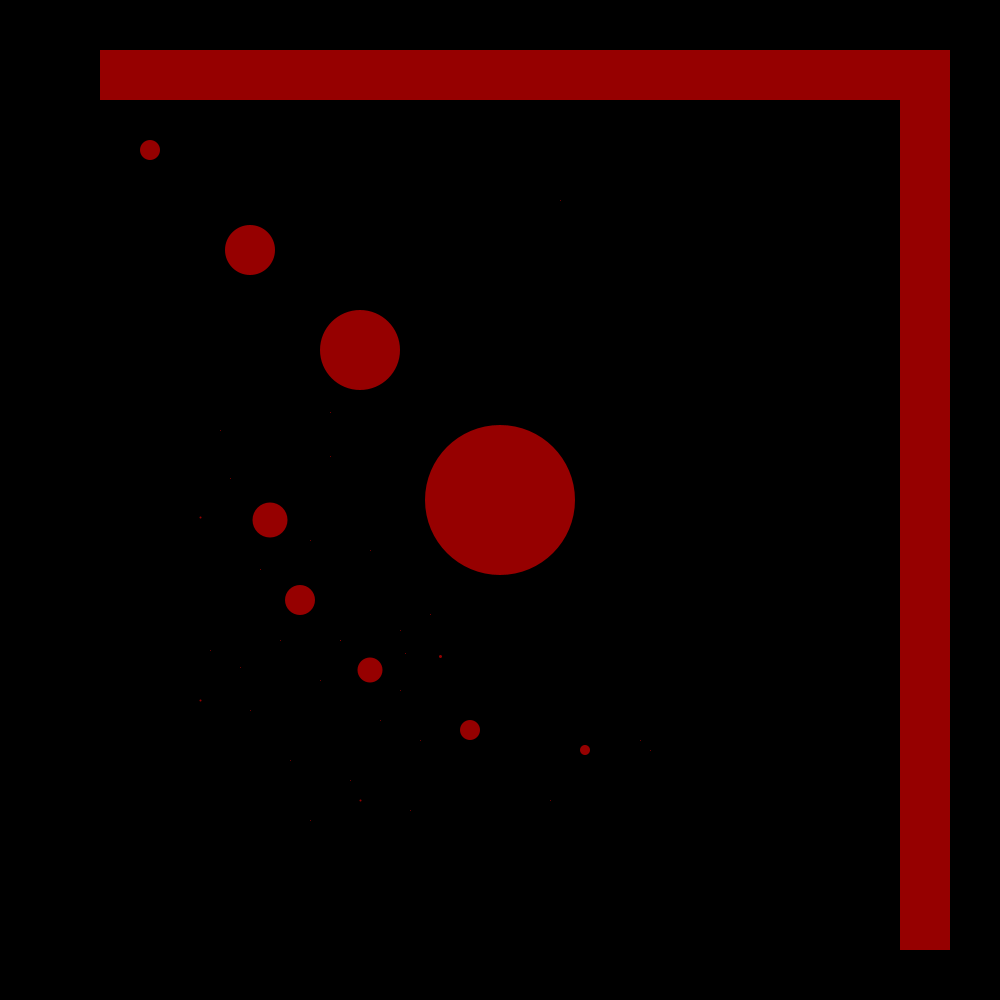
Frame 1 (no input)
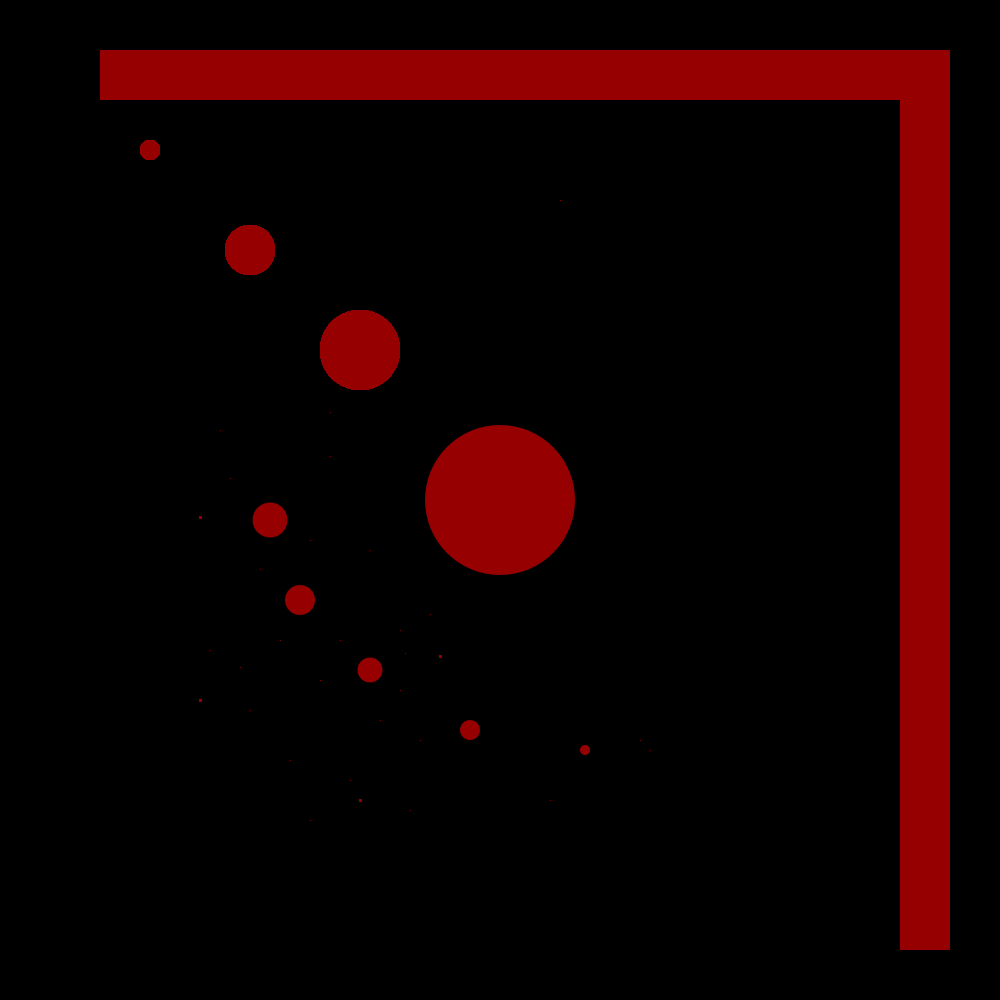
Frame 60 (the mouse pressed at the canvas centre just before this capture)
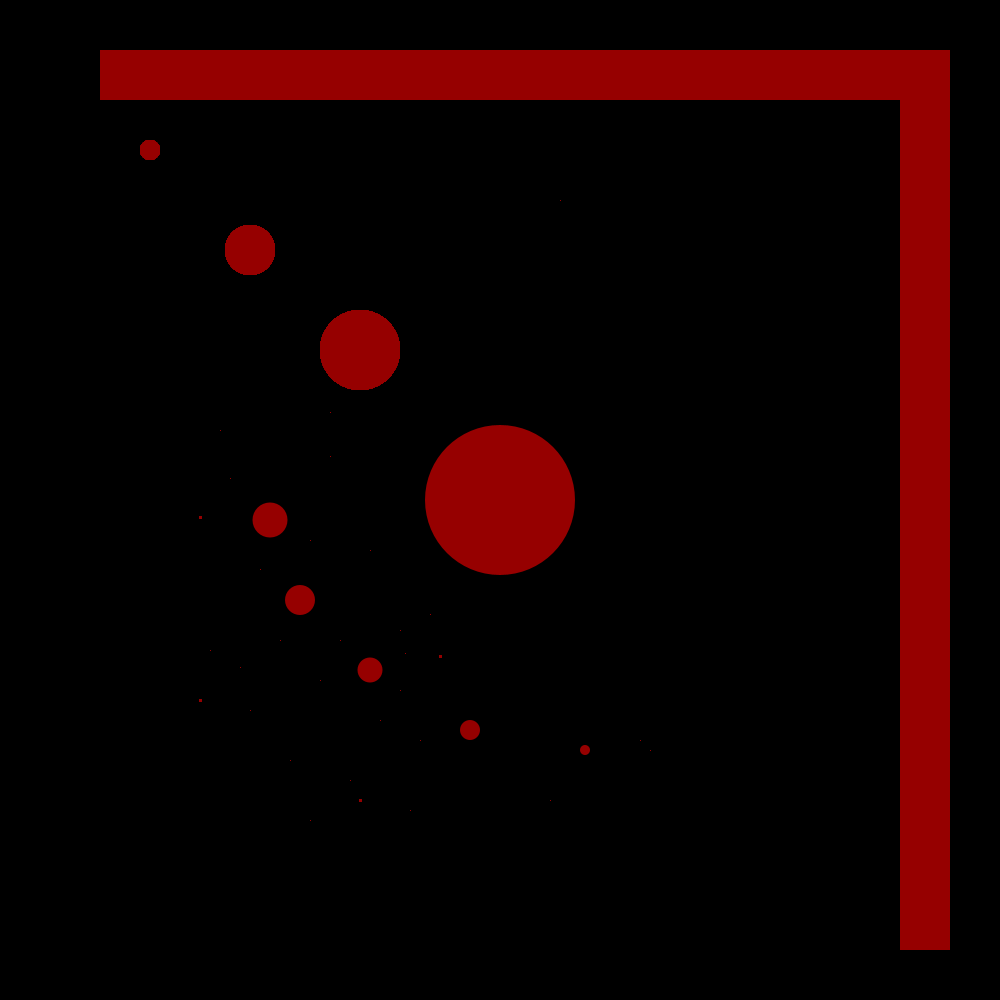
Frame 120 (the mouse held since frame 60 and released just before this capture)

The Processing sketch that drew these frames (run headless with seeded random() and noise(); from frame 60 on, the mouse is pressed at the canvas centre):

// Processing sketch: Eliot_ConditionalStatement
// ── Eliot_ConditionalStatement.pde
//Eliot Allan Rodriguez
//Assignment 2 9/8/2013
//Conditional Statement


//Change the Boolean "showHidden" to see hidden drawing
Boolean showHidden = false;


//GLOBAL VARIABLES
int backColor = 0; //background Color State
color fromBlack = color(0, 0, 0);
color toRed = color(150, 0, 0);
float counter = 0;
int hideMe = 175;
int countMotion;


void setup()
{
  size(1000, 1000);
  background(0); 
}


void draw()
{
   countMotion = millis();
   
  //Conditional Statement: showHidden boolean being checked.
  if(showHidden)
  {
     counter = counter + .001;
       if (counter >= 1)
       {
       counter = 1;
       }
     println(counter);
     color lerpThis = lerpColor(fromBlack, toRed, counter);
     background(lerpThis);
  }
  
  
//hide % love
if(countMotion >= 18000)
{
   hideMe = hideMe - 1;

   if(hideMe <= 0)
   {
   hideMe = 0;
   }     
}
  
  //DRAWING
  
  //In Black
  fill(0);
  ellipse(500, 500, 200, 200); //central ellipse work
  rect(500, 400, 100, 100); // central ellipse work
  noStroke();
  rect(50, 50, 50, 900); //Black Rect Vertical
  rect(50, 900, 900, 50); // Black Rect Horizonal
  
 
  //behind me is a % i am going to disappear
  fill(0, 0, 0);
  ellipse(720, 300, hideMe, hideMe); 
  
  //% Love
  fill(0, 0, 0);
  ellipse(720 , 300, (countMotion % 100), (countMotion % 100));

//FIVE POINTS
 ellipse(270, 520, 40, 40); //1 highest point
 stroke(0);
 line(270, 520, 270, 390); //up line
 line(270, 520, 270, 900); //down line
 line(260, 520, 100, 520); //horizontal line
  noStroke();
ellipse(271, 390, 10, 10);//point
 fill(toRed);
 ellipse(270, 520, 35, 35);


 fill(fromBlack); // 2 next lowest point
 ellipse(300, 600, 50, 50);
 stroke(0);
 line(300, 600, 300, 500); //up line
 line(300, 600, 300, 900); //down line
 line(280, 600, 100, 600); //horizontal line
 noStroke();
 ellipse(301, 500, 11, 11); //point
 fill(toRed);
 ellipse(300, 600, 30, 30);
 
 fill(fromBlack); // 3 next lowest point
 ellipse(370, 670, 60, 60);
 stroke(0);
 line(370, 670, 370, 590); // up line
 line(370, 670, 370, 900); //down line
 line(350, 670, 100, 670); // horizontal line
 noStroke();
 ellipse(371, 590, 12, 12); //point

 fill(toRed);
 ellipse(370, 670, 25, 25);
 
 
 fill(fromBlack); // 4 next lowest point
 ellipse(470, 730, 70, 70); 
 stroke(0);
 line(470, 730, 470, 665); // up line 
 line(470, 730, 470, 900); // down line 
 line(450, 730, 100, 730); // horizontal line
 noStroke();
  ellipse(470, 665, 13, 13); //point

 fill(toRed);
 ellipse(470, 730, 20, 20);

 
 fill(fromBlack); // 5 lowest point
  ellipse(585, 750, 80, 80); 
  stroke(0);
  line(585, 750, 585, 695); // up line 
  line(585, 750, 585, 900); // down line 
  line(565, 750, 100, 750); // horizontal line
  noStroke();
  ellipse(586, 695, 14, 14); //point

 fill(toRed);
  ellipse(585, 750, 10, 10);

 
  //In Red
  
    //STARS
  stroke(toRed);
  point(560, 200); 
  strokeWeight(2);
  point(200, 700);
  strokeWeight(1);
  point(550, 800);
  point(640, 740);
  point(400, 630);
  point(330, 456);
  point(340, 640);
  strokeWeight(2);
  point(200, 517);
  strokeWeight(1);
  point(210, 650);
  point(220, 430);
  point(230, 478);
  point(240, 667);
  point(250, 710);
  point(260, 569);
  point(280, 640);
  point(290, 760);
  point(310, 820);
  point(310, 540);
  point(320, 680);
  point(330, 412);
  point(340, 640);
  point(350, 780);
  strokeWeight(2);
  point (360, 800);
  strokeWeight(1);
  point(370, 550);
  point(380, 720);
  point (405, 653);
  point(400, 690);
  point(410, 810);
  point(420, 740);
  point(430, 614);
  strokeWeight(3);
  point(440, 656);
  strokeWeight(1);
  point(650, 750);
  
  fill(150, 0, 0);
  noStroke();
  
  //Red Ellipse Diagonal to the center from highest to lowest
  ellipse(150, 150, 20, 20);
  ellipse(250, 250, 50, 50);
  ellipse(360, 350, 80, 80);
  ellipse(500, 500, 150, 150);
  
  noStroke(); 
  rect(900, 50, 50, 900);
  rect(100, 50, 850, 50);

}
